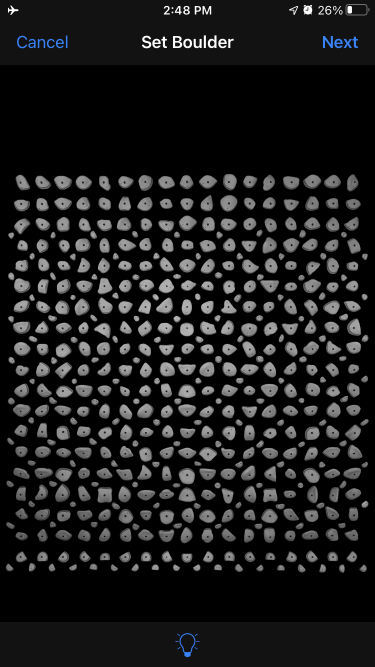
#> input picture kilter_climbs_output/output_template.png, 750 x 1334 px (shown at 1/2 size)
$ python -i rendering.py   (imports and definitions only)
#> lines starting #> are read from the running program, lines starting #| are printed output that depends on the picture
"""PNG rendering helpers for coordinate-backed Kilter climbs."""

from __future__ import annotations

from pathlib import Path
from typing import Any

from PIL import Image, ImageDraw, ImageFont

from .dataset import BOARD_CROP, TEMPLATE_PATH, hold_to_source_pixel


HOLD_COLORS = {
    "Start": (98, 216, 82),
    "Any": (83, 230, 230),
    "Finish": (189, 69, 255),
    "Feet": (243, 162, 27),
}


def board_crop(size: tuple[int, int] = (750, 925)) -> Image.Image:
#> called with size = (750, 925)
    with Image.open(TEMPLATE_PATH).convert("RGB") as image:
        crop = image.crop((
            BOARD_CROP["x"],
            BOARD_CROP["y"],
            BOARD_CROP["x"] + BOARD_CROP["w"],
            BOARD_CROP["y"] + BOARD_CROP["h"],
        ))
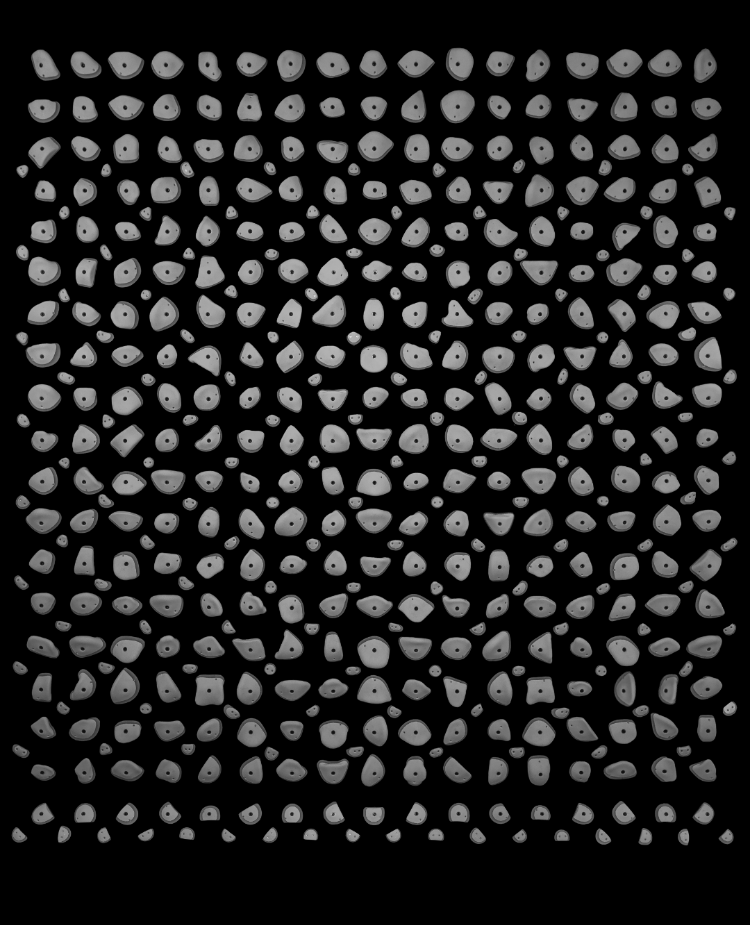
#> crop: PIL image 750x925 RGB; min 0, max 222, mean 34.3
    return crop.resize(size, Image.Resampling.LANCZOS)


# [68 lines left out: functions board_point, render_climb_png, render_labeled_grid_png, not called in this run]

>>> result = board_crop()
